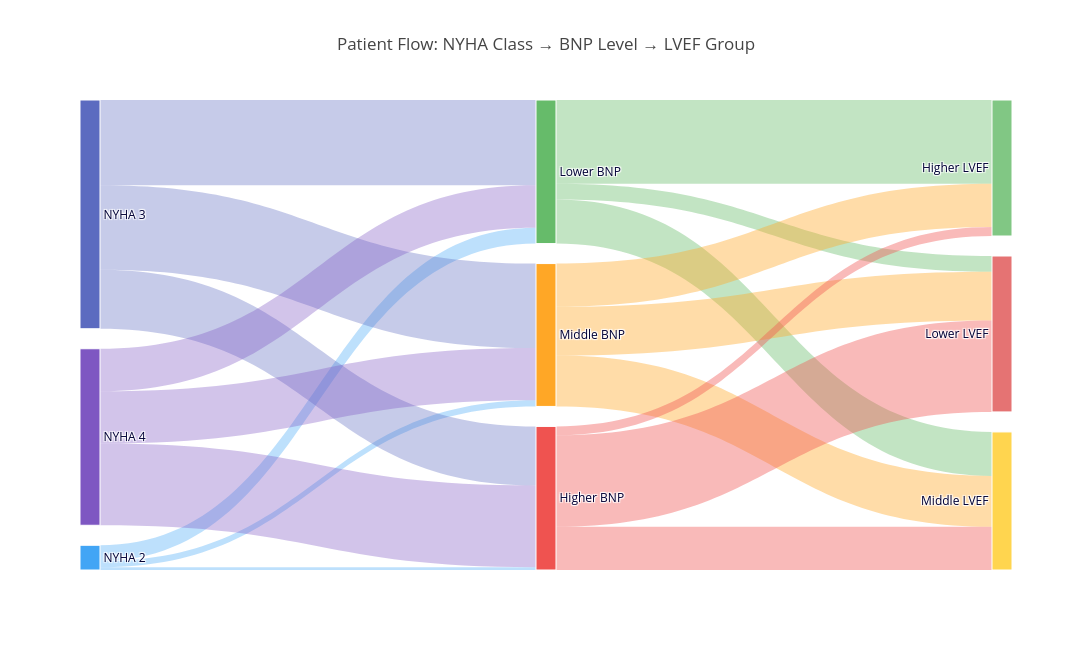

The notebook cell saved with this chart:
### Code cell
# ------------------------------------------------------------
# Step 2. Convert BNP and LVEF to numeric
# ------------------------------------------------------------

df["brain_natriuretic_peptide"] = pd.to_numeric(
    df["brain_natriuretic_peptide"],
    errors="coerce"
)

df["lvef"] = pd.to_numeric(
    df["lvef"],
    errors="coerce"
)

df = df.dropna(
    subset=[
        "brain_natriuretic_peptide",
        "lvef",
        "nyha_cardiac_function_classification"
    ]
)


# ------------------------------------------------------------
# Step 3. Create BNP categories
# ------------------------------------------------------------

df["BNP_Category"] = pd.qcut(
    df["brain_natriuretic_peptide"],
    q=3,
    labels=[
        "Lower BNP",
        "Middle BNP",
        "Higher BNP"
    ],
    duplicates="drop"
)


# ------------------------------------------------------------
# Step 4. Create LVEF categories
# ------------------------------------------------------------

df["LVEF_Category"] = pd.qcut(
    df["lvef"],
    q=3,
    labels=[
        "Lower LVEF",
        "Middle LVEF",
        "Higher LVEF"
    ],
    duplicates="drop"
)


# ------------------------------------------------------------
# Step 5. Prepare NYHA → BNP flow
# ------------------------------------------------------------

flow1 = (
    df.groupby(
        [
            "nyha_cardiac_function_classification",
            "BNP_Category"
        ],
        observed=True
    )
    .size()
    .reset_index(name="Patients")
)

flow1["Source"] = (
    "NYHA "
    + flow1[
        "nyha_cardiac_function_classification"
    ].astype(str)
)

flow1["Target"] = (
    flow1["BNP_Category"].astype(str)
)


# ------------------------------------------------------------
# Step 6. Prepare BNP → LVEF flow
# ------------------------------------------------------------

flow2 = (
    df.groupby(
        [
            "BNP_Category",
            "LVEF_Category"
        ],
        observed=True
    )
    .size()
    .reset_index(name="Patients")
)

flow2["Source"] = (
    flow2["BNP_Category"].astype(str)
)

flow2["Target"] = (
    flow2["LVEF_Category"].astype(str)
)


# ------------------------------------------------------------
# Step 7. Combine flows
# ------------------------------------------------------------

flows = pd.concat(
    [
        flow1[["Source", "Target", "Patients"]],
        flow2[["Source", "Target", "Patients"]]
    ],
    ignore_index=True
)

display(flows)


# ------------------------------------------------------------
# Step 8. Create Sankey nodes
# ------------------------------------------------------------

nodes = list(
    pd.unique(
        flows[["Source", "Target"]].values.ravel()
    )
)

node_index = {
    node: i
    for i, node in enumerate(nodes)
}

flows["source_id"] = (
    flows["Source"].map(node_index)
)

flows["target_id"] = (
    flows["Target"].map(node_index)
)


# ------------------------------------------------------------
# Step 9. ADD COLORS
# ------------------------------------------------------------

color_map = {

    # NYHA Classes
    "NYHA 1": "#90CAF9",
    "NYHA 2": "#42A5F5",
    "NYHA 3": "#5C6BC0",
    "NYHA 4": "#7E57C2",

    # BNP Categories
    "Lower BNP": "#66BB6A",
    "Middle BNP": "#FFA726",
    "Higher BNP": "#EF5350",

    # LVEF Categories
    "Lower LVEF": "#E57373",
    "Middle LVEF": "#FFD54F",
    "Higher LVEF": "#81C784"
}


# Assign colors to nodes
node_colors = [
    color_map.get(node, "#BDBDBD")
    for node in nodes
]


# ------------------------------------------------------------
# Step 10. Add transparent colors to flows
# ------------------------------------------------------------

link_color_map = {

    # NYHA flows
    "NYHA 1": "rgba(144,202,249,0.35)",
    "NYHA 2": "rgba(66,165,245,0.35)",
    "NYHA 3": "rgba(92,107,192,0.35)",
    "NYHA 4": "rgba(126,87,194,0.35)",

    # BNP flows
    "Lower BNP": "rgba(102,187,106,0.40)",
    "Middle BNP": "rgba(255,167,38,0.40)",
    "Higher BNP": "rgba(239,83,80,0.40)"
}


link_colors = [
    link_color_map.get(
        source,
        "rgba(180,180,180,0.30)"
    )
    for source in flows["Source"]
]


# ------------------------------------------------------------
# Step 11. Create Colored Sankey Chart
# ------------------------------------------------------------

fig = go.Figure(
    data=[
        go.Sankey(

            arrangement="snap",

            node=dict(
                pad=20,
                thickness=20,

                line=dict(
                    color="white",
                    width=1
                ),

                label=nodes,

                # NODE COLORS
                color=node_colors
            ),

            link=dict(

                source=flows["source_id"],

                target=flows["target_id"],

                value=flows["Patients"],

                # FLOW COLORS
                color=link_colors
            )
        )
    ]
)


# ------------------------------------------------------------
# Step 12. Chart formatting
# ------------------------------------------------------------

fig.update_layout(

    title=dict(
        text=(
            "Patient Flow: NYHA Class → "
            "BNP Level → LVEF Group"
        ),
        x=0.5,
        xanchor="center"
    ),

    font=dict(
        size=12
    ),

    width=1100,
    height=650
)


fig.show()

### Figure 1 — Plotly figure (JSON) as saved in the notebook; plotly's stock layout.template omitted (floating-point values rounded to 4 significant figures)
{"data": [{"arrangement": "snap", "link": {"color": ["rgba(66,165,245,0.35)", "rgba(66,165,245,0.35)", "rgba(66,165,245,0.35)", "rgba(92,107,192,0.35)", "rgba(92,107,192,0.35)", "rgba(92,107,192,0.35)", "rgba(126,87,194,0.35)", "rgba(126,87,194,0.35)", "rgba(126,87,194,0.35)", "rgba(102,187,106,0.40)", "rgba(102,187,106,0.40)", "rgba(102,187,106,0.40)", "rgba(255,167,38,0.40)", "rgba(255,167,38,0.40)", "rgba(255,167,38,0.40)", "rgba(239,83,80,0.40)", "rgba(239,83,80,0.40)", "rgba(239,83,80,0.40)"], "source": [0, 0, 0, 4, 4, 4, 5, 5, 5, 1, 1, 1, 2, 2, 2, 3, 3, 3], "target": [1, 2, 3, 1, 2, 3, 1, 2, 3, 6, 7, 8, 6, 7, 8, 6, 7, 8], "value": [23, 9, 4, 124, 123, 86, 62, 76, 119, 23, 64, 122, 71, 74, 63, 133, 63, 13]}, "node": {"color": ["#42A5F5", "#66BB6A", "#FFA726", "#EF5350", "#5C6BC0", "#7E57C2", "#E57373", "#FFD54F", "#81C784"], "label": ["NYHA 2", "Lower BNP", "Middle BNP", "Higher BNP", "NYHA 3", "NYHA 4", "Lower LVEF", "Middle LVEF", "Higher LVEF"], "line": {"color": "white", "width": 1}, "pad": 20, "thickness": 20}, "type": "sankey"}], "layout": {"font": {"size": 12}, "height": 650, "title": {"text": "Patient Flow: NYHA Class → BNP Level → LVEF Group", "x": 0.5, "xanchor": "center"}, "width": 1100}}
